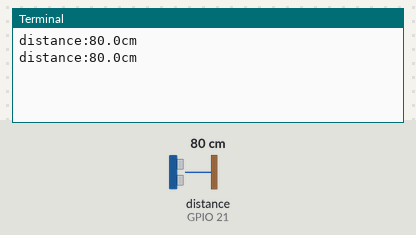
The program below on a simulated Raspberry Pi (BCM pin numbers). Parts: the last lines printed to the terminal. Inputs (shaded band) come from the test bench; at power-on: distance to the obstacle (sensor on GPIO 21) 80 cm. The echo pulse lasts 58.3 µs per cm; the clock reads 2024-03-15 10:24:30 at power-on unless the program sets it.

Above: at 1.2 s.
1.3 s: distance to the obstacle (sensor on GPIO 21) set to 2 cm
At 2.6 s:
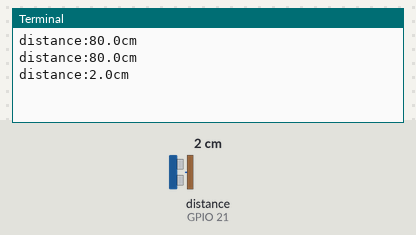
2.8 s: distance to the obstacle (sensor on GPIO 21) set to 4 cm
At 3.7 s:
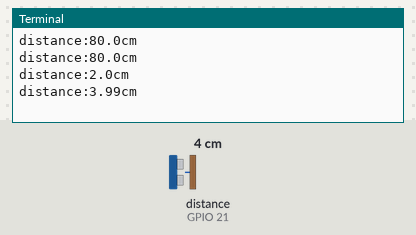
Timing chart, 0 to 5.8 s (numbered marks = the images above; inputs shaded):
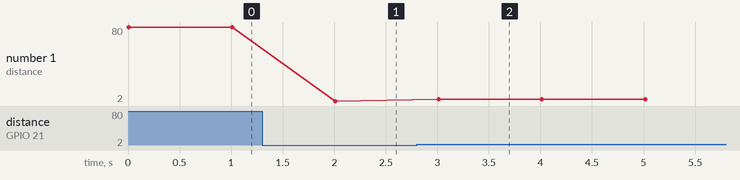

Measured:
- after the input at 1.3 s, the terminal: prints a new line after 0.71 s (image 1)
- after the input at 2.8 s, the terminal: prints a new line after 0.21 s (image 2)
- plotted number 1: 80 → 2 after the input at 1.3 s, 2 → 4 after the input at 2.8 s

The program:

ultr.py
```python
import RPi.GPIO as GPIO
import time
GPIO.setmode(GPIO.BCM)
trig=20 #send-pin
echo=21 #receive-pin
GPIO.setup(trig,GPIO.OUT,initial=GPIO.LOW)
GPIO.setup(echo,GPIO.IN)

def Measure():

    #send
    GPIO.output(trig,True)
    time.sleep(0.00001) #1us
    GPIO.output(trig,False)

    #start recording
    while GPIO.input(echo)==0:
        pass
    start=time.time()

    #end recording
    while GPIO.input(echo)==1:
        pass
    end=time.time()

    #compute distance
    distance=round((end-start)*343/2*100,2)
    print("distance:{0}cm".format(distance))

while True:
    Measure()
    time.sleep(1)

GPIO.cleanup();
 
```
